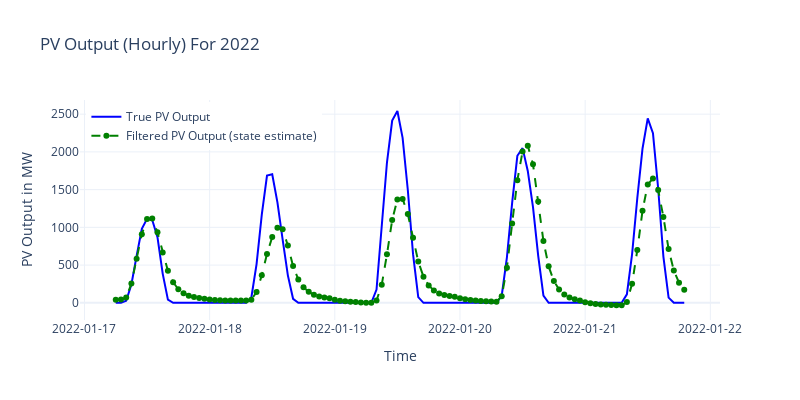

The notebook cell saved with this chart:
### Markdown cell above
## Include lag feature as additional input

### Code cell
import pandas as pd
import numpy as np
import plotly.graph_objects as go
from pykalman import KalmanFilter
from sklearn.metrics import mean_absolute_error, mean_squared_error, r2_score

data = df_hourly_merged.copy()

data['timestamps'] = pd.to_datetime(data['timestamps'])

x_all = photo_all.reshape(-1, 1)  
z_all = ssr_all.reshape(-1, 1)  


ssr_all = data['ssr'].values
photo_all = data['photo'].values
pv_lag = data['pv_lag'].values
celsius_all = data['celsius'].values

data_2022 = data[data['timestamps'].dt.year == 2022]


ssr_2022 = data_2022['ssr'].values
photo_2022 = data_2022['photo'].values
pv_lag_2022 = data_2022['pv_lag'].values
celsius_2022 = data_2022['celsius'].values

z_all = np.column_stack((ssr_all, celsius_all, pv_lag))


z_2022 = np.column_stack((ssr_2022, celsius_2022, pv_lag_2022))


M_all = len(photo_all)


A = np.dot(x_all[1:].T, x_all[:-1]
           ) @ np.linalg.inv(np.dot(x_all[:-1].T, x_all[:-1]))
W = (np.dot(x_all[1:].T, x_all[1:]) -
     np.dot(A, np.dot(x_all[:-1].T, x_all[1:]))) / (M_all - 1)
H = np.dot(z_all.T, x_all) @ np.linalg.inv(np.dot(x_all.T, x_all))
Q = (np.dot(z_all.T, z_all) - np.dot(H, np.dot(x_all.T, z_all))) / M_all


A = A.reshape(1, 1)
W = W.reshape(1, 1)
H = H.reshape(3, 1)
Q = Q.reshape(3, 3)

kf = KalmanFilter(
    transition_matrices=A,
    observation_matrices=H,
    transition_covariance=W,
    observation_covariance=Q,
    initial_state_mean=x_all[0],
    initial_state_covariance=np.eye(1)
)


filtered_state_estimates_all = kf.filter(z_all)[0]


filtered_state_estimates_2022 = kf.filter(z_2022)[0]


mae = mean_absolute_error(photo_all, filtered_state_estimates_all)
mse = mean_squared_error(photo_all, filtered_state_estimates_all)
rmse = np.sqrt(mse)
r_squared = r2_score(photo_all, filtered_state_estimates_all)


print(f"MAE: {mae}")
print(f"MSE: {mse}")
print(f"RMSE: {rmse}")
print(f"R-squared: {r_squared}")


fig = go.Figure()


fig.add_trace(go.Scatter(
    x=data_2022['timestamps'][390:500], y=photo_2022.flatten()[390:500],
    mode='lines', name='True PV Output',
    line=dict(color='blue')
))


fig.add_trace(go.Scatter(
    x=data_2022['timestamps'][390:500], y=filtered_state_estimates_2022.flatten()[
        390:500],
    mode='lines+markers', name='Filtered PV Output (state estimate)',
    line=dict(color='green', dash='dash', width=2)
))


fig.update_layout(
    title='PV Output (Hourly) For 2022',
    xaxis_title='Time',
    yaxis_title='PV Output in MW',
    legend=dict(x=0.01, y=0.99),
    template='plotly_white',
    xaxis=dict(tickformat='%Y-%m-%d'),
    width=800,
    height=400
)

fig.show()
